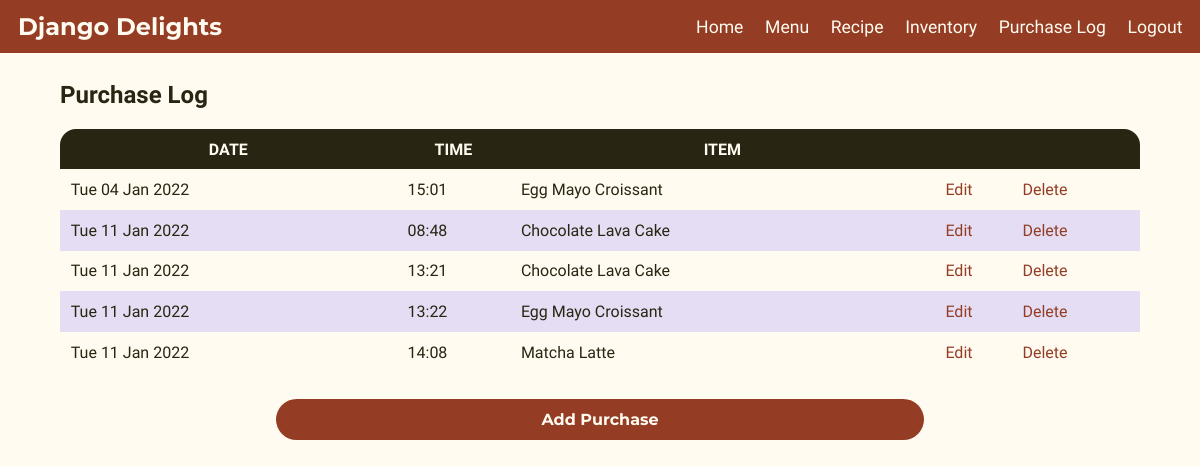
The page /purchase_log/ (signed in) on the database its author committed.
### inventory_tracker/models.py (models this page shows, shortened)
class PurchaseLog(models.Model):
    purchase_timestamp = models.DateTimeField(default=now)
    menu_item_id = models.ForeignKey('MenuItem', on_delete=models.CASCADE)

class MenuItem(models.Model):
    menu_item_name = models.CharField(max_length=30, verbose_name = "Item Name")
    menu_item_desc = models.CharField(max_length=500, verbose_name = "Item Description")
    menu_item_price = models.FloatField(verbose_name = "Item Price")
    menu_category = models.ForeignKey('MenuItemCategory', on_delete=models.CASCADE, verbose_name = "Item Category")
    class Meta:
        ordering = ["menu_item_name"]
        verbose_name = "Menu"

### inventory_tracker/views.py (the view)
# urls.py: path('purchase_log/', views.PurchaseLogList.as_view(), name="purchase_log_list"),
class PurchaseLogList(LoginRequiredMixin, ListView):
    model = PurchaseLog
    template_name = "inventory_tracker/purchase_list.html"

### inventory_tracker/templates/inventory_tracker/purchase_list.html (shortened to what this page needs)
{% extends "inventory_tracker/base.html" %}
{% load static %}
{% block head %}
<link rel="stylesheet" href="{% static 'inventory_tracker/style.css' %}">
{% endblock %}
{% block content %}
<div class="container body-container">
    <h2>Purchase Log</h2>
    {% if object_list %}
        <table>
            <tr class="table-heading">
                <th>Date</th>
                <th>Time</th>
                <th>Item</th>
                <th></th>
                <th></th>
            </tr>
        {% for purchase in object_list %}
        <tr>
            <td>{{ purchase.purchase_timestamp|date:"D d M Y"}}</td>
            <td>{{ purchase.purchase_timestamp|time:"H:i" }}</td>
            <td>{{ purchase.menu_item_id.menu_item_name }}</td>
            <td><a href="{% url 'purchase_update' purchase.id %}">Edit</a></td>
            <td><a href="{% url 'purchase_delete' purchase.id %}">Delete</a></td>
        </tr>
        {% endfor %}
    </table>
    {% else %}
            <p>No purchases have been logged.</p>
        {% endif %}
<a href="{% url 'purchase_create' %}" class ="add-btn">Add Purchase</a>
</div>
{% endblock %}

### inventory_tracker/static/inventory_tracker/style.css (style rules this page uses)
body { width:100%; height:100%; top:0; left:0; margin:0; padding:0; position:relative; background-color:#fffbf0; max-width: 100vw; color:#282612; font-family: 'Work Sans', sans-serif; font-size:1em; }
body a { text-decoration:none; color: #943d24 }
.body-container { width:90%; margin-left:5%; padding:0; display:flex; flex-direction:column; margin-top:0.5em; margin-bottom:10%; justify-content:flex-start; }
table { width:100%; border-collapse:collapse; }
table td, th { padding:1%; margin:0; border:none; }
.body-container table:not(.overview-tbl) tr:first-child { background-color:#282612; color:#fffbf0; }
.body-container h2 { text-align:left; align-self: flex-start; }
table th { text-transform:uppercase; }
table:not(.overview-tbl) tr:nth-child(odd):not(.table-heading) { background-color:#e4ddf4; }
table:not(.overview-tbl) { border-radius:1em !important; }
table:not(.overview-tbl) tr:first-of-type { border-radius:1em 1em 0 0 !important; }
table:not(.overview-tbl) tr:last-of-type { border-radius:0 0 1em 1em !important; }
table:not(.overview-tbl) th:first-of-type { border-radius:1em 0 0 0; }
table:not(.overview-tbl) th:last-of-type, table:not(.overview-tbl) { border-radius:0 1em 0 0; }
table:not(.overview-tbl) tr:last-of-type td:last-of-type, table:not(.overview-tbl) { border-radius: 0 0 1em 0; }
table:not(.overview-tbl) tr:last-of-type td:first-of-type, table:not(.overview-tbl) { border-radius: 0 0 0 1em; }
.add-btn { text-align:center; width:50%; align-self:center; font-family: 'Montserrat', sans-serif; font-weight:700; }
.add-btn, input[type=submit] { margin-top:2.5%; background-color:#943d24; color:#fffbf0; padding:1% 5%; transition:1s; border-radius:2em; }

### rows shown on the page
PurchaseLog: purchase_timestamp "Tue 04 Jan 2022", purchase_timestamp "15:01", menu_item_id.menu_item_name "Egg Mayo Croissant"
PurchaseLog: purchase_timestamp "Tue 11 Jan 2022", purchase_timestamp "08:48", menu_item_id.menu_item_name "Chocolate Lava Cake"
PurchaseLog: purchase_timestamp "Tue 11 Jan 2022", purchase_timestamp "13:21", menu_item_id.menu_item_name "Chocolate Lava Cake"
PurchaseLog: purchase_timestamp "Tue 11 Jan 2022", purchase_timestamp "13:22", menu_item_id.menu_item_name "Egg Mayo Croissant"
PurchaseLog: purchase_timestamp "Tue 11 Jan 2022", purchase_timestamp "14:08", menu_item_id.menu_item_name "Matcha Latte"
